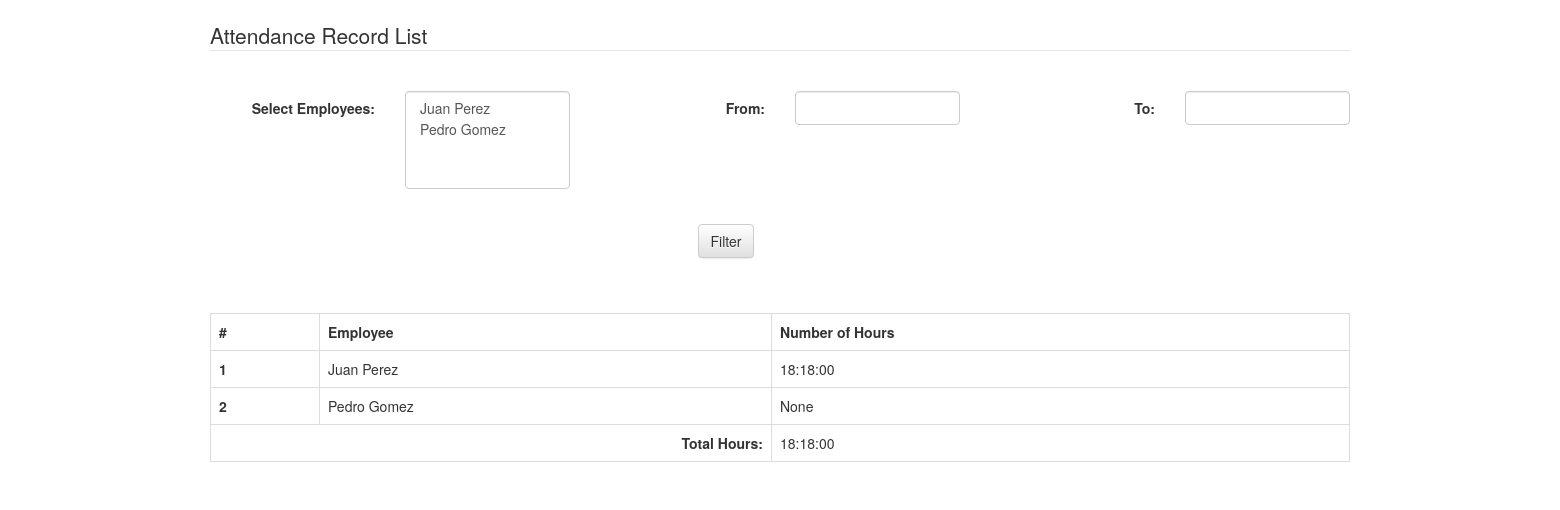
Page /attendance/attendancerecord/list/ on the committed database.
### attendance/models.py (models this page shows)
class Employee(models.Model):
    department = models.ForeignKey(Department, on_delete=models.PROTECT)
    name = models.CharField(max_length=40)
    last_name = models.CharField(max_length=40)
    dni = models.CharField(max_length=8, validators=[RegexValidator(
        regex='^[0-9]*$', message='Only numeric characters')])
    def __str__(self):
        return self.name + " " + self.last_name

### attendance/views.py (the view)
def attendance_record_list(request):
    template_name = 'attendance/attendancerecordmaint/'\
                    'attendancerecordlist.html'
    form_class = EmployeeFilterForm(request.POST or None)
    employees = EmployeeFilterForm.get_employees(form_class)
    total_hours = EmployeeFilterForm.get_total_hours(form_class)
    context = {
        "form": form_class,
        "employees": employees,
        "total_hours": total_hours
    }
    return render(request, template_name, context)

### attendance/forms.py (called while the page is built)
    def get_employees(self):
        if self.is_valid():
            return (Employee.objects.filter(
                attendancerecord__date_attendance__range=[
                    self.cleaned_data['start_date'],
                    self.cleaned_data['end_date']], id__in=self.cleaned_data[
                        'name'].values("id"))
                    .annotate(number_hours=Sum(
                        F('attendancerecord__departure_time') -
                        F('attendancerecord__time_of_entry'))))
        else:
            return Employee.objects.annotate(
                number_hours=Sum(F('attendancerecord__departure_time') -
                                 F('attendancerecord__time_of_entry')))

    def get_total_hours(self):
        if self.is_valid():
            return (Employee.objects.filter(
                attendancerecord__date_attendance__range=[
                    self.cleaned_data['start_date'],
                    self.cleaned_data['end_date']], id__in=self.cleaned_data[
                        'name'].values("id"))
                    .aggregate(number_hours=Sum(
                        F('attendancerecord__departure_time') -
                        F('attendancerecord__time_of_entry'))))
        else:
            return Employee.objects.aggregate(
                number_hours=Sum(F('attendancerecord__departure_time') -
                                 F('attendancerecord__time_of_entry')))

### attendance/templates/attendance/attendancerecordmaint/attendancerecordlist.html (shortened to what this page needs)
<!DOCTYPE html>
<html>
<head>
{% load static %}
<link href="{% static 'attendance/bootstrap/bootstrap-3.3.6/css/bootstrap.css' %}" rel="stylesheet">
<link href="{% static 'attendance/bootstrap/bootstrap-3.3.6/css/bootstrap-theme.css' %}" rel="stylesheet">
</head>
<body>
	<div class="container">
		<br />
		<fieldset>
			<legend>Attendance Record List</legend>
		</fieldset>
		<br />
		<form class="form-horizontal" action="" enctype="multipart/form-data"
		      method="POST">
		   <div class="form-group">
		      {% for field in form %}
		         <label class="col-sm-2 control-label">{{ field.label_tag }}</label>
		         <div class="col-sm-2">
				    {{ field }}
				 </div>
			  {% endfor %}
		   </div>
		   <div class="form-group">
			 <br />
			 <div class="col-md-12 col-md-offset-5">
			    <button type="submit" class="btn btn-default">Filter</button>
			 </div>
		   </div>
		</form>
		<br /><br />
		<table class="table table-bordered">
			<tr>
				<td><b>#</b></td>
				<td><b>Employee</b></td>
				<td><b>Number of Hours</b></td>
			</tr>
			{% for employee in employees %}
			<tr>
				<td><b> {{ forloop.counter }} </b></td>
				<td>{{ employee.name }} {{ employee.last_name }}</td>
				<td>{{ employee.number_hours }}</td>
			</tr>
			{% endfor %}
			<tr>
			    <td colspan="2" align="right"> <b> Total Hours: </b> </td>
			    <td> {{ total_hours.number_hours }} </td>
			</tr>
		</table>
	</div>
	<br />
	<br />
</body>
</html>

### rows in the picture
Employee: form "Juan Perez / Pedro Gomez", name "Juan", last_name "Perez", number_hours "18:18:00"
Employee: name "Pedro", last_name "Gomez", number_hours "None"

### other values in the picture
{{ field.label_tag }} "Select Employees:" "From:" "To:"
{{ total_hours.number_hours }} "18:18:00"
